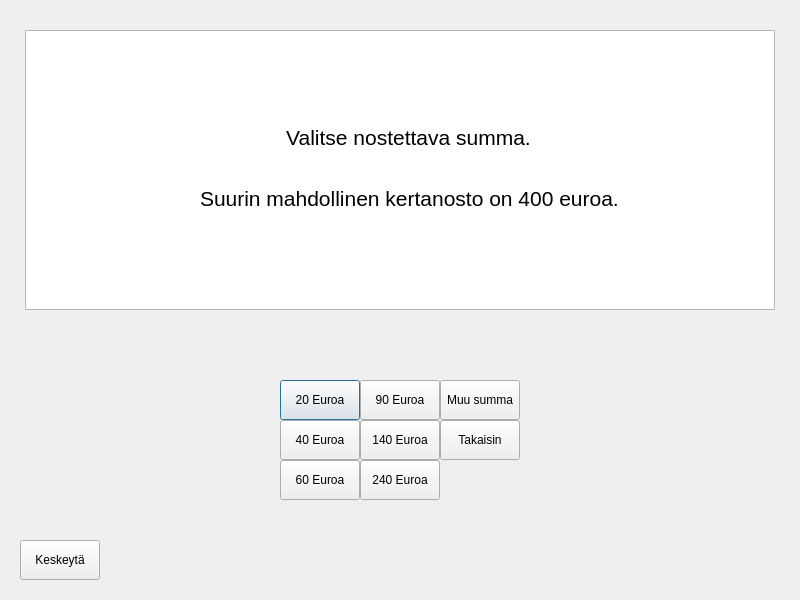
<?xml version="1.0" encoding="UTF-8"?>
<ui version="4.0">
 <class>Nosto</class>
 <widget class="QDialog" name="Nosto">
  <property name="geometry">
   <rect>
    <x>0</x>
    <y>0</y>
    <width>800</width>
    <height>600</height>
   </rect>
  </property>
  <property name="windowTitle">
   <string>Dialog</string>
  </property>
  <widget class="QPushButton" name="btn20">
   <property name="geometry">
    <rect>
     <x>280</x>
     <y>380</y>
     <width>80</width>
     <height>40</height>
    </rect>
   </property>
   <property name="text">
    <string>20 Euroa</string>
   </property>
  </widget>
  <widget class="QPushButton" name="btn40">
   <property name="geometry">
    <rect>
     <x>280</x>
     <y>420</y>
     <width>80</width>
     <height>40</height>
    </rect>
   </property>
   <property name="text">
    <string>40 Euroa</string>
   </property>
  </widget>
  <widget class="QPushButton" name="btn60">
   <property name="geometry">
    <rect>
     <x>280</x>
     <y>460</y>
     <width>80</width>
     <height>40</height>
    </rect>
   </property>
   <property name="text">
    <string>60 Euroa</string>
   </property>
  </widget>
  <widget class="QPushButton" name="btnReturn">
   <property name="geometry">
    <rect>
     <x>440</x>
     <y>420</y>
     <width>80</width>
     <height>40</height>
    </rect>
   </property>
   <property name="text">
    <string>Takaisin</string>
   </property>
  </widget>
  <widget class="QPushButton" name="btn90">
   <property name="geometry">
    <rect>
     <x>360</x>
     <y>380</y>
     <width>80</width>
     <height>40</height>
    </rect>
   </property>
   <property name="text">
    <string>90 Euroa</string>
   </property>
  </widget>
  <widget class="QPushButton" name="btn140">
   <property name="geometry">
    <rect>
     <x>360</x>
     <y>420</y>
     <width>80</width>
     <height>40</height>
    </rect>
   </property>
   <property name="text">
    <string>140 Euroa</string>
   </property>
  </widget>
  <widget class="QPushButton" name="btn240">
   <property name="geometry">
    <rect>
     <x>360</x>
     <y>460</y>
     <width>80</width>
     <height>40</height>
    </rect>
   </property>
   <property name="text">
    <string>240 Euroa</string>
   </property>
  </widget>
  <widget class="QPushButton" name="btnOtherSum">
   <property name="geometry">
    <rect>
     <x>440</x>
     <y>380</y>
     <width>80</width>
     <height>40</height>
    </rect>
   </property>
   <property name="font">
    <font>
     <pointsize>9</pointsize>
    </font>
   </property>
   <property name="text">
    <string>Muu summa</string>
   </property>
  </widget>
  <widget class="QLabel" name="label">
   <property name="geometry">
    <rect>
     <x>200</x>
     <y>120</y>
     <width>417</width>
     <height>96</height>
    </rect>
   </property>
   <property name="font">
    <font>
     <pointsize>16</pointsize>
    </font>
   </property>
   <property name="text">
    <string>&lt;html&gt;&lt;head/&gt;&lt;body&gt;&lt;p align=&quot;center&quot;&gt;Valitse nostettava summa.&lt;/p&gt;&lt;p align=&quot;center&quot;&gt;&lt;br/&gt;Suurin mahdollinen kertanosto on 400 euroa.&lt;/p&gt;&lt;/body&gt;&lt;/html&gt;</string>
   </property>
  </widget>
  <widget class="QPushButton" name="btnQuit">
   <property name="geometry">
    <rect>
     <x>20</x>
     <y>540</y>
     <width>80</width>
     <height>40</height>
    </rect>
   </property>
   <property name="text">
    <string>Keskeytä</string>
   </property>
  </widget>
  <widget class="QTextBrowser" name="textBrowser">
   <property name="geometry">
    <rect>
     <x>25</x>
     <y>30</y>
     <width>750</width>
     <height>280</height>
    </rect>
   </property>
  </widget>
  <zorder>textBrowser</zorder>
  <zorder>btn20</zorder>
  <zorder>btn40</zorder>
  <zorder>btn60</zorder>
  <zorder>btnReturn</zorder>
  <zorder>btn90</zorder>
  <zorder>btn140</zorder>
  <zorder>btn240</zorder>
  <zorder>btnOtherSum</zorder>
  <zorder>label</zorder>
  <zorder>btnQuit</zorder>
 </widget>
 <resources/>
 <connections/>
</ui>
